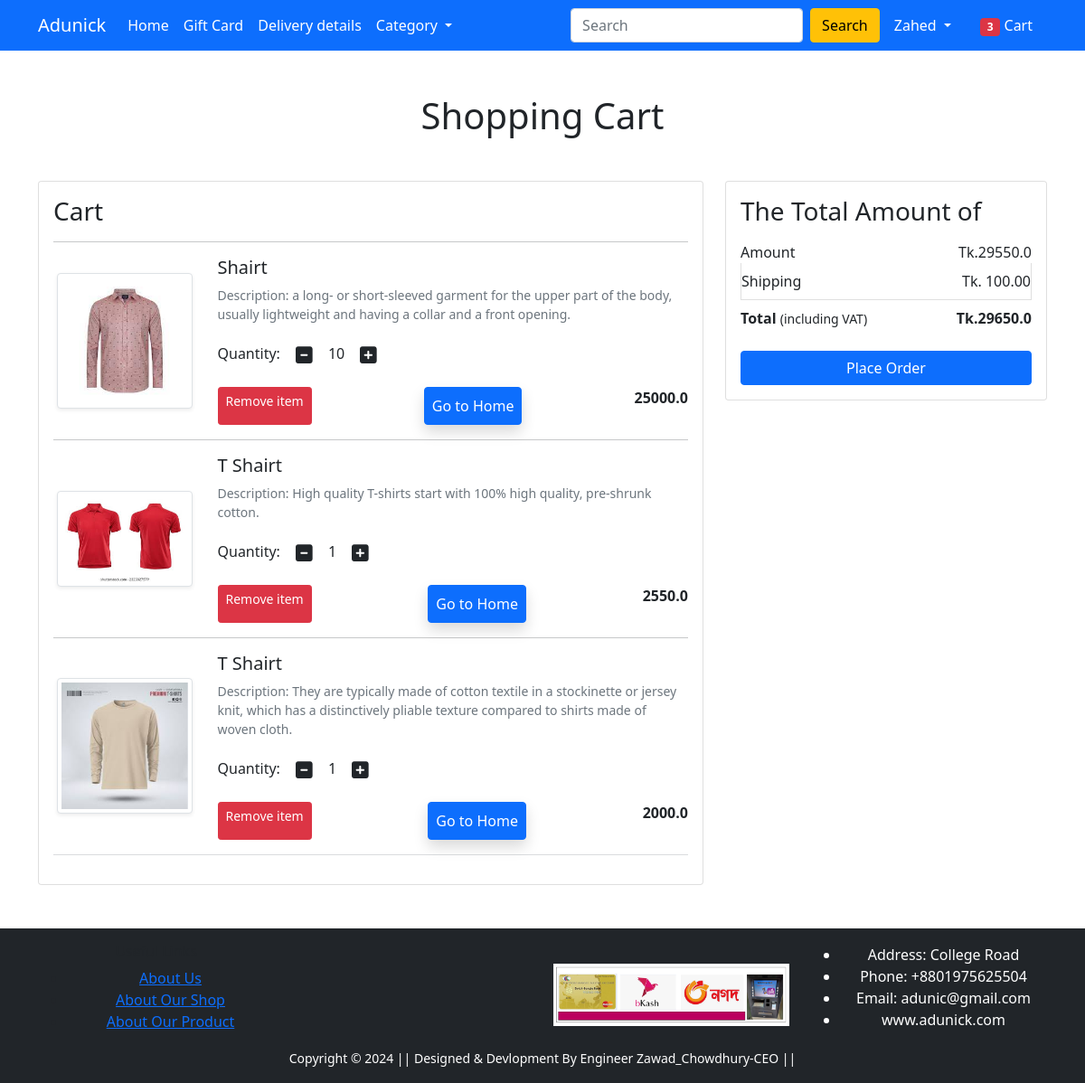
The app's page /cart/ (signed in) with its own data.
### Shop/models.py (models this page shows, shortened)
class Cart(models.Model):
    user=models.ForeignKey(User,on_delete=models.CASCADE)
    product=models.ForeignKey(Product,on_delete=models.CASCADE)
    quantity=models.PositiveIntegerField(default=1)
    @property
    def product_total_price(self):
        return self.quantity * self.product.discounted_price

class Product(models.Model):
    title=models.CharField(max_length=100)
    selling_price=models.FloatField()
    discounted_price=models.FloatField()
    description=models.TextField()
    brand=models.CharField(max_length=100)
    category=models.CharField(choices=CATEGORY_CHOICES,max_length=200)
    product_image=models.ImageField(upload_to='product_img')

### Shop/views.py (the view)
# urls.py: path('cart/',views.show_cart, name='show_cart'),
@login_required
def show_cart(request):
     total_item=0
     if request.user.is_authenticated:
          user=request.user
          cart=Cart.objects.filter(user=user)
          amount=0.0
          shipping_amount=100.0
          total=0.0
          cart_product=[p for p in Cart.objects.all() if p.user==user]
          if cart_product:
               for p in cart_product:
                    temp_amount=(p.quantity * p.product.discounted_price)
                    amount+=temp_amount       # amount = amount + temp_amount
                    total_amount=amount+shipping_amount
               total_item=len(Cart.objects.filter(user=request.user))
               return render(request,'Shop/add_to_cart.html',{'carts':cart,'total_amount':total_amount,'amount':amount,'total_item':total_item})
          else:
               return render(request,'Shop/emptycart.html')

### Shop/templates/Shop/add_to_cart.html (shortened to what this page needs)
{% extends 'Shop/base.html' %}
{% load static %}
{% block main-content %}
<div class="container my-5">
    <div class="row">
        <h1 class="text-center mb-5">Shopping Cart</h1>
        <div class="col-sm-8">
            <div class="card">
                <div class="card-body">
                    <h3>Cart</h3>
                    {% for cart in carts %}
                    <hr>
                    <div class="row">
                        <div class="col-sm-3 text-center align-self-center"><img
                                src="{{cart.product.product_image.url}}" alt="" srcset=""
                                class="img-fluid img-thumbnail shadow-sm" height="150" width="150"> </div>
                        <div class="col-sm-9">
                            <div>
                                <h5>{{cart.product.title}}</h5>
                                <p class="mb-2 text-muted small">
                                    Description: {{cart.product.description}}
                                </p>
                                <div class="my-3">
                                    <label for="quantity">Quantity:</label>
                                    <a class="minus-cart btn" pid="{{cart.product.id}}"><i class="fas fa-minus-square fa-lg"></i></a>
                                    <span id="quantity"> {{cart.quantity}} </span>
                                    <a class="plus-cart btn " pid="{{cart.product.id}}"><i class="fas fa-plus-square fa-lg"></i></a>
                                </div>
                                <div class="d-flex justify-content-between">
                                    <a href="" class="btn btn-sm btn-danger  text-white mr-3 remove-cart" pid="{{cart.product.id}}">Remove item </a>
                                    <a href="/" class='btn btn-primary shadow px-2 py-2'>Go to Home</a>
                                    <p class="mb-0"><span><strong> {{cart.product_total_price}} </strong></span></p>
                                </div>
                            </div>
                        </div>
                    </div>
                    {% endfor %}
                    <hr class="text-muted">
                </div>
            </div>
        </div>
        <div class="col-sm-4">
            <div class="card">
                <div class="card-body">
                    <h3>The Total Amount of</h3>
                    <ul class="list-group">
                        <li
                            class="list-group-item d-flex justify-content-between align-items-center border-0 px-0 pb-0">
                            Amount<span id="amount">Tk.{{amount}}</span></li>
                        <li class="list-group-item d-flex justify-content-between align-items-center px-0">
                            Shipping<span>Tk. 100.00</span></li>
                        <li
                            class="list-group-item d-flex justify-content-between align-items-center border-0 px-0 mb-3">
                            <div>
                                <strong>Total</strong> <small>(including VAT)</small>
                            </div>
                            <span><strong><strong id="total_amount">Tk.{{total_amount}}</strong></strong></span>
                        </li>
                    </ul>
                    <div class="d-grid"><a href="{% url 'checkout' %}" class="btn btn-primary">Place Order</a></div>
                </div>
            </div>
        </div>
    </div>
</div>
{% endblock main-content %}

### Shop/templates/Shop/base.html (shortened to what this page needs)
<!doctype html>
{% load static %}
<html lang="en">
<head>
    <link href="https://cdn.jsdelivr.net/npm/bootstrap@5.0.0-beta1/dist/css/bootstrap.min.css" rel="stylesheet"
>
    <link rel="stylesheet" href="{% static 'Shop/css/owl.carousel.min.css' %}">
    <link rel="stylesheet" href="{% static 'Shop/css/all.min.css' %}">
    <link rel="stylesheet" href="{% static 'Shop/css/style.css' %}">
</head>
<body>
    <nav class="navbar navbar-expand-lg navbar-dark bg-primary">
        <div class="container">
            <a class="navbar-brand" href="/">Adunick</a>
            <div class="collapse navbar-collapse" id="navbarSupportedContent">
                <ul class="navbar-nav me-auto mb-2 mb-lg-0">
                    <li class="nav-item">
                        <a class="nav-link active" aria-current="page" href="/">Home</a>
                    </li>
                    <li class="nav-item">
                        <a class="nav-link active" aria-current="page" href="#">Gift Card</a>
                    </li>
                    <li class="nav-item">
                        <a class="nav-link active" aria-current="page" href="#">Delivery details</a>
                    </li>
                    <li class="nav-item dropdown">
                        <a class="nav-link dropdown-toggle text-white" href="#" id="electronicsDropdown" role="button"
                            data-bs-toggle="dropdown" aria-expanded="false">
                            Category
                        </a>
                    </li>
                </ul>
                <form class="d-flex" action="{% url 'search_item' %}" method="GET">
                    <input class="form-control me-2" name="quary" type="search" placeholder="Search" aria-label="Search">
                    <button class="btn btn-warning" type="submit">Search</button>
                </form>
                <div>
                    <ul class="navbar-nav me-auto mb-2 mb-lg-0">
                        {% if request.user.is_authenticated %}
                        <li class="nav-item dropdown mx-2">
                            <a class="nav-link dropdown-toggle text-white" href="#" id="profileDropdown" role="button"
                                data-bs-toggle="dropdown" aria-expanded="false">
                                {{request.user|capfirst}}
                            </a>
                        </li>
                        <li class="nav-item mx-2">
                            <a href="{% url 'show_cart' %}" class="nav-link text-white"><span
                                    class="badge bg-danger">{{total_item}}</span> Cart </a>
                        </li>
                        {% endif %}
                    </ul>
                </div>
            </div>
        </div>
    </nav>
    {% block main-content %} {% endblock main-content %}
    <footer class="container-fluid bg-dark text-center p-3 mt-5">
        <div class="container text-center">
            <div class="row align-items-center">
                <div class="col">
                    <h6>Useful Links</h6>
                        <ul>
                            <li><a href="#">About Us</a></li>
                            <li><a href="#">About Our Shop</a></li>
                            <li><a href="#">About Our Product</a></li>
                        </ul>
                </div>
              <div class="col">
                <img src="{% static 'Shop/images/Payment.png' %}" alt="" srcset="" class="img-fluid" height="2px">
              </div>
              <div class="col">
                <ul class="text-white">
                    <li>Address: College Road</li>
                    <li>Phone: +8801975625504</li>
                    <li>Email: adunic@gmail.com</li>
                    <li>www.adunick.com</li>
                </ul>
            </div>
            </div>
          </div>
 <small class="text-white">Copyright &copy; 2024 || Designed & Devlopment By Engineer Zawad_Chowdhury-CEO || </small>
        </footer>
</body>
</html>

### records on screen
Cart: product.product_image (picture), product "Shairt", product.description "a long- or short-sleeved garment for the upper part of the body, usually lightweight and having a collar and a front opening.", quantity "10", product_total_price "25000.0"
Cart: product.product_image (picture), product "T Shairt", product.description "High quality T-shirts start with 100% high quality, pre-shrunk cotton.", quantity "1", product_total_price "2550.0"
Cart: product.product_image (picture), product "T Shairt", product.description "They are typically made of cotton textile in a stockinette or jersey knit, which has a distinctively pliable texture compared to shirts made of woven cloth.", quantity "1", product_total_price "2000.0"

### other values on screen
{{ request.user|capfirst }} "Zahed"
{{ total_item }} "3"
{{ amount }} "29550.0"
{{ total_amount }} "29650.0"
